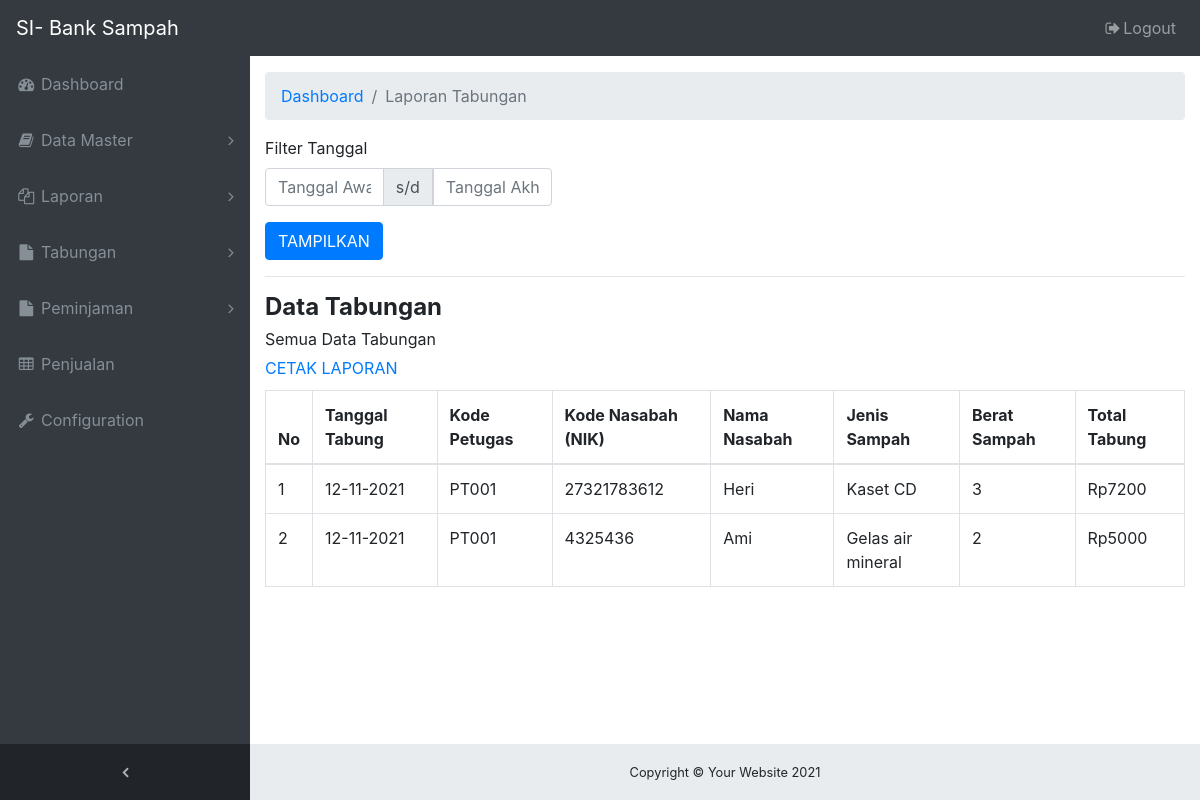
Page /ADMIN/laporan-tabungan.php (signed in) on the earlier database version.
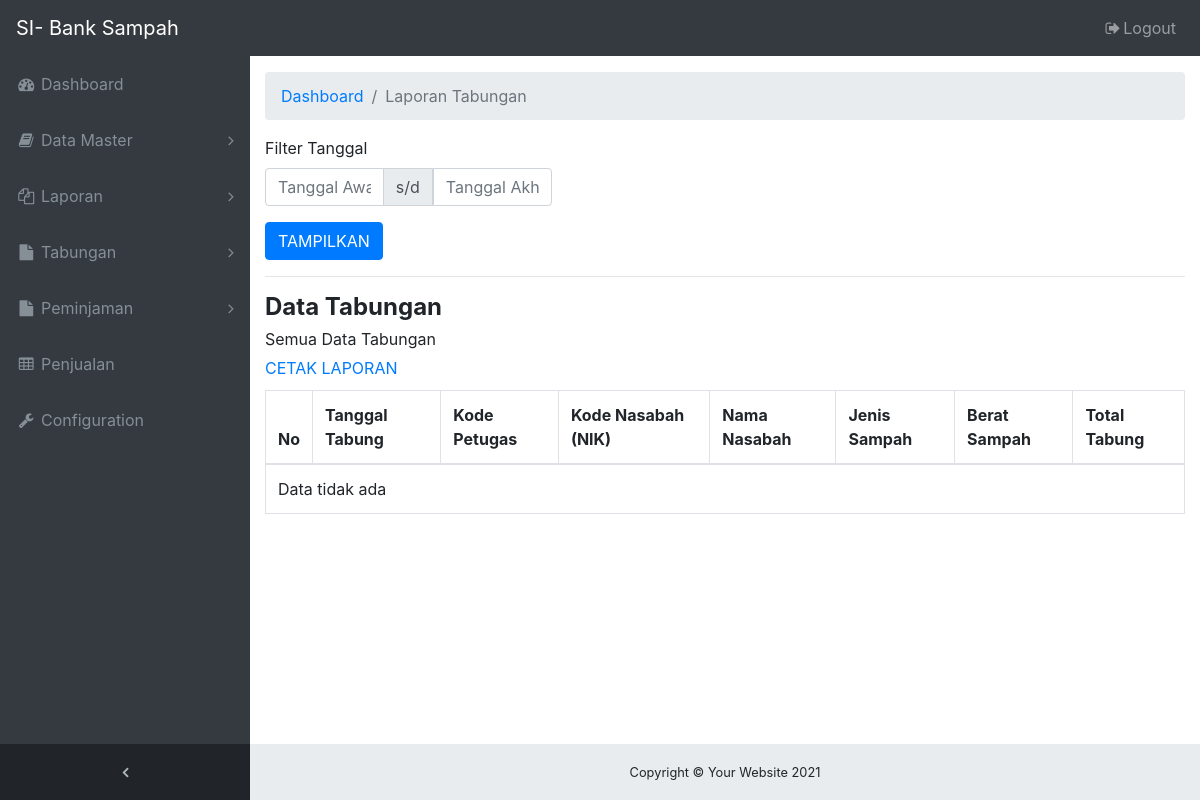
Same page on the later database version.
### tables this page shows
CREATE TABLE `tb_tabungan` (
  `id_tabung` int(11) NOT NULL,
  `kode_tabung` varchar(10) NOT NULL,
  `petugas_id` int(11) NOT NULL,
  `nasabah_id` int(11) NOT NULL,
  `jenis_sampah_id` int(11) NOT NULL,
  `berat_tabung` int(11) NOT NULL,
  `total_tabung` int(11) NOT NULL,
  `tanggal_tabung` date NOT NULL
);

CREATE TABLE `tb_petugas` (
  `id_petugas` int(11) NOT NULL,
  `kode_petugas` varchar(10) NOT NULL,
  `users_id` int(11) NOT NULL,
  `jabatan` varchar(30) NOT NULL
);

CREATE TABLE `tb_nasabah` (
  `id_nasabah` int(11) NOT NULL,
  `kode_nasabah` varchar(20) NOT NULL,
  `users_id` int(11) NOT NULL,
  `pekerjaan` varchar(15) NOT NULL,
  `tgl_daftar` date NOT NULL,
  `nomor_rekening` varchar(20) NOT NULL,
  `saldo` int(11) NOT NULL,
  `pinjaman` int(11) NOT NULL
);

CREATE TABLE `tb_users` (
  `id` int(11) NOT NULL,
  `nama` varchar(50) NOT NULL,
  `jenis_kelamin` varchar(10) NOT NULL,
  `alamat` varchar(50) NOT NULL,
  `telp` varchar(15) NOT NULL,
  `username` varchar(20) NOT NULL,
  `password` varchar(20) NOT NULL,
  `level_user` int(11) NOT NULL
);

CREATE TABLE `tb_jenis_sampah` (
  `id_jenis_sampah` int(11) NOT NULL,
  `kode_jenis_sampah` varchar(10) NOT NULL,
  `nama_jenis` varchar(30) NOT NULL,
  `harga_beli` int(11) NOT NULL,
  `harga_jual` int(11) NOT NULL
);

### ADMIN/laporan-tabungan.php (the view, shortened to what this page needs)
<!DOCTYPE html>
<html lang="en">
  <head>
    <link href="vendor/bootstrap/css/bootstrap.min.css" rel="stylesheet">
    <link href="vendor/font-awesome/css/font-awesome.min.css" rel="stylesheet" type="text/css">
    <link href="vendor/datatables/dataTables.bootstrap4.css" rel="stylesheet">
    <link href="css/sb-admin.css" rel="stylesheet">
    <?php include 'navbar.php'; ?>
  </head>
  <body class="fixed-nav sticky-footer bg-dark" id="page-top">
    <div class="content-wrapper">
      <div class="container-fluid">
        <ol class="breadcrumb">
          <li class="breadcrumb-item">
            <a href="index.php">Dashboard</a>
          </li>
          <li class="breadcrumb-item active">Laporan Tabungan</li>
        </ol>
        <form method="GET" action="laporan-tabungan.php">
          <div class="row">
            <div class="col-sm-6 col-md-4">
              <div class="form-group">
                <label>Filter Tanggal</label>
                <div class="input-group">
                  <input type="text" name="tgl_awal" value="<?= @$_GET['tgl_awal'] ?>" class="form-control tgl_awal datetimepicker-input" placeholder="Tanggal Awal" data-toggle="datetimepicker" data-target=".tgl_awal" autocomplete="off">
                  <div class="input-group-append">
                    <span class="input-group-text">s/d</span>
                  </div>
                  <input type="text" name="tgl_akhir" value="<?= @$_GET['tgl_akhir'] ?>" class="form-control tgl_akhir datetimepicker-input" placeholder="Tanggal Akhir" data-toggle="datetimepicker" data-target=".tgl_akhir" autocomplete="off">
                </div>
              </div>
            </div>
          </div>
          <button type="submit" name="filter" value="true" class="btn btn-primary">TAMPILKAN</button>
        </form>
        <?php
        include "koneksi_db.php";
        $tgl_awal  = @$_GET['tgl_awal'];
        $tgl_akhir = @$_GET['tgl_akhir'];
        if(empty($tgl_awal) or empty($tgl_akhir)){
          $query     = "SELECT t.id_tabung, t.kode_tabung, p.kode_petugas, n.kode_nasabah, u.nama, j.nama_jenis, t.berat_tabung, t.total_tabung, t.tanggal_tabung FROM tb_tabungan t, tb_petugas p, tb_nasabah n, tb_users u, tb_jenis_sampah j WHERE t.petugas_id = p.id_petugas and t.nasabah_id = n.id_nasabah and n.users_id = u.id AND j.id_jenis_sampah = t.jenis_sampah_id ORDER BY t.id_tabung ASC";
          $url_cetak = "print-laporan-tabungan.php";
          $label     = "Semua Data Tabungan";
        }
        ?>
        <hr />
        <h4 style="margin-bottom: 5px;"><b>Data Tabungan</b></h4>
        <?php echo $label ?><br />
        <div style="margin-top: 5px;">
          <a href="<?php echo $url_cetak ?>">CETAK LAPORAN</a>
        </div>
        <div class="table-responsive" style="margin-top: 10px;">
          <table class="table table-bordered">
            <thead>
              <tr>
                <th>No</th>
                <th>Tanggal Tabung</th>
                <th>Kode Petugas</th>
                <th>Kode Nasabah (NIK)</th>
                <th>Nama Nasabah</th>
                <th>Jenis Sampah</th>
                <th>Berat Sampah</th>
                <th>Total Tabung</th>
              </tr>
            </thead>
            <tbody>
              <?php
              $sql = mysqli_query($koneksi, $query);
              $row = mysqli_num_rows($sql);
              $nomor = 1;
              if($row > 0){
              while($data = mysqli_fetch_array($sql)){
              $tgl = date('d-m-Y', strtotime($data['tanggal_tabung']));
              echo "<tr>";
                echo "<td>".$nomor++."</td>";
                echo "<td>".$tgl."</td>";
                echo "<td>".$data['kode_petugas']."</td>";
                echo "<td>".$data['kode_nasabah']."</td>";
                echo "<td>".$data['nama']."</td>";
                echo "<td>".$data['nama_jenis']."</td>";
                echo "<td>".$data['berat_tabung']."</td>";
                echo "<td>Rp".$data['total_tabung']."</td>";
              echo "</tr>";
              }
              }else{
              echo "<tr><td colspan='8'>Data tidak ada</td></tr>";
              }
              ?>
            </tbody>
          </table>
        </div>
      </div>
      <?php include 'footer.php'; ?>
    </div>
  </body>
</html>

Differences in the rows shown:
removed tb_tabungan: tanggal_tabung "12-11-2021", petugas.kode_petugas "PT001", nasabah.kode_nasabah "27321783612", tb_users.nama "Heri", jenis_sampah.nama_jenis "Kaset CD", berat_tabung "3", total_tabung "7200"
removed tb_tabungan: tanggal_tabung "12-11-2021", petugas.kode_petugas "PT001", nasabah.kode_nasabah "4325436", tb_users.nama "Ami", jenis_sampah.nama_jenis "Gelas air mineral", berat_tabung "2", total_tabung "5000"
Other differences:
text now shown: "Data tidak ada"
